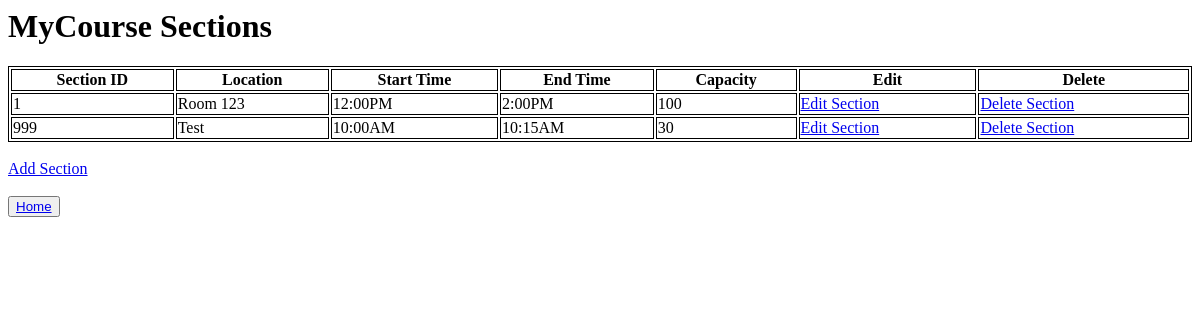
Before: /sections/12/ with the older database file.
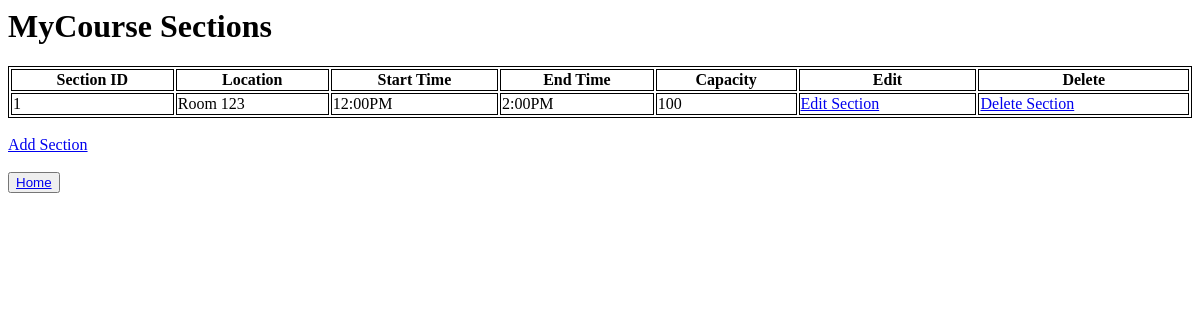
After: the same page with the newer database file.
### Management/models.py (models this page shows, shortened)
class Section(models.Model):
    sectionID = models.IntegerField(primary_key=True)
    location = models.CharField(max_length=8)
    startTime = models.CharField(max_length=7)
    endTime = models.CharField(max_length=7)
    capacity = models.IntegerField()
    TA = models.ForeignKey(User, on_delete=models.SET_NULL, null=True)
    courseID = models.ForeignKey(Course, on_delete=models.CASCADE)

### Management/views.py (the view)
# urls.py: path('sections/<int:course_id>/', sections.as_view(), name='sections'),
class sections(View):
    def get(self, request, course_id):
        course = Course.objects.get(pk=course_id)
        sections = Section.objects.filter(courseID=course)
        context = {'course': course, 'sections': sections}
        return render(request, 'main/sections.html', context)

### templates/main/sections.html (shortened to what this page needs)
<h1>{{ course.courseName }} Sections</h1>
<table style="width:100%">
  <tr>
    <th>Section ID</th>
    <th>Location</th>
    <th>Start Time</th>
    <th>End Time</th>
    <th>Capacity</th>
    <th>Edit</th>
    <th>Delete</th>
  </tr>
  {% for section in sections %}
  <tr>
    <td>{{ section.sectionID }}</td>
    <td>{{ section.location }}</td>
    <td>{{ section.startTime }}</td>
    <td>{{ section.endTime }}</td>
    <td>{{ section.capacity }}</td>
    <td><a href="{% url 'sectionEdit' course.courseID section.sectionID %}">Edit Section</a></td>
    <td><a href="{% url 'sectionDelete' course.courseID section.sectionID %}">Delete Section</a></td>
  </tr>
  {% endfor %}
</table> <br>
<a href="{% url 'sectionAdd' course.courseID %}">Add Section</a>
<br> <br></brb><button type="home"><a href="{% url 'mainHome' %}">Home</a></button>

Changed rows visible on the page:
removed Section: sectionID "999", location "Test", startTime "10:00AM", endTime "10:15AM", capacity "30"
